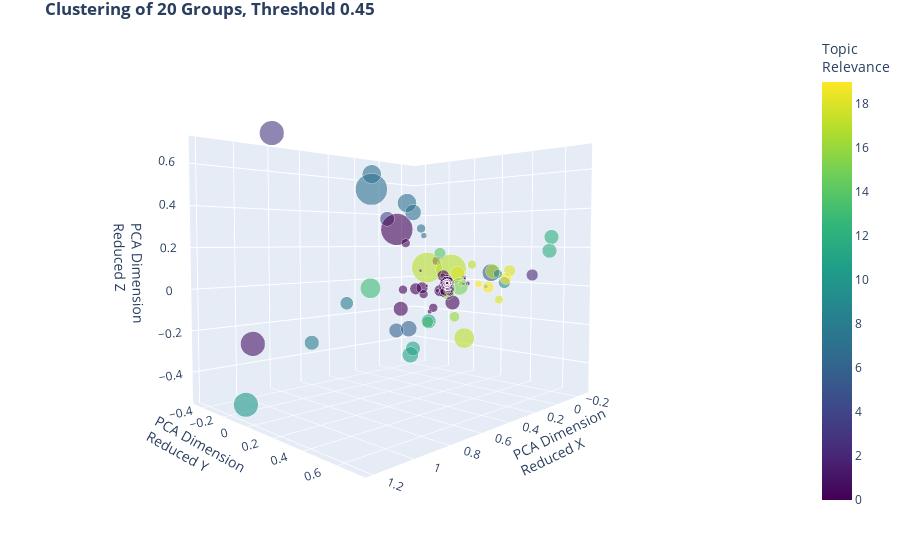

Notebook code for this chart:
### Code cell
do3DPlotOfCosineSimilarity(allDict,matrix=matrix,numTopics=20, threshold=0.45)

### Figure 1 — Plotly figure (JSON) as saved in the notebook; plotly's stock layout.template omitted (floating-point values rounded to 4 significant figures)
{"data": [{"hoverinfo": "text", "marker": {"color": [0, 0, 0, 0, 11, 8, 0, 0, 9, 13, 0, 15, 16, 11, 17, 0, 15, 0, 0, 0, 0, 0, 0, 7, 0, 16, 7, 0, 16, 17, 7, 0, 0, 0, 5, 11, 0, 19, 0, 0, 0, 0, 0, 16, 12, 0, 2, 6, 0, 0, 0, 0, 16, 0, 18, 0, 0, 12, 0, 0, 0, 16, 7, 4, 9, 1, 6, 0, 14, 10, 7, 19, 0, 0, 18, 0, 0, 0, 0, 15, 0, 0, 7, 5, 19, 0, 0, 18, 17, 19, 0, 15, 3, 0, 17, 8, 0, 9, 0, 0, 0, 17], "colorbar": {"title": {"text": "Topic<br>Relevance"}}, "colorscale": [[0, "#440154"], [0.1111, "#482878"], [0.2222, "#3e4989"], [0.3333, "#31688e"], [0.4444, "#26828e"], [0.5556, "#1f9e89"], [0.6667, "#35b779"], [0.7778, "#6ece58"], [0.8889, "#b5de2b"], [1, "#fde725"]], "opacity": 0.6, "showscale": true, "size": [5, 3, 10, 3, 10, 10, 6, 6, 3, 14, 4, 11, 10, 11, 21, 6, 8, 6, 6, 4, 2, 2, 2, 22, 3, 4, 4, 8, 2, 21, 13, 6, 8, 6, 12, 10, 8, 4, 2, 3, 10, 4, 3, 5, 10, 3, 8, 10, 9, 3, 3, 9, 3, 5, 6, 8, 2, 10, 3, 10, 2, 7, 11, 10, 8, 17, 11, 3, 8, 17, 6, 8, 3, 2, 8, 22, 6, 5, 2, 4, 4, 10, 13, 6, 5, 6, 6, 10, 14, 8, 8, 12, 17, 11, 10, 9, 6, 6, 2, 2, 3, 6]}, "mode": "markers", "text": ["Title:           Coronavirus: Trump absent as world leade...<br>Feed:         The Independent<br>Published: 04/05/2020, 18:21:00<br>Author:       Kim Sengupta<br>", "Title:           News Quiz: Coronavirus, Walt Disney, Lit...<br>Feed:         NY Times  <br>Published: 15/05/2020, 07:51:08<br>Author:       n/a       <br>", "Title:           California records highest single-day in...<br>Feed:         The Independent<br>Published: 29/05/2020, 07:35:12<br>Author:       Gino Spocchia<br>", "Title:           Kenyan nurse: &#39;I was shunned over co...<br>Feed:         Yahoo     <br>Published: 13/05/2020, 11:21:46<br>Author:       n/a       <br>", "Title:           Coronavirus: US economy will take over f...<br>Feed:         The Independent<br>Published: 15/05/2020, 16:50:28<br>Author:       Justin Vallejo<br>", "Title:           Kuwait to impose 20-day 'total curfew': ...<br>Feed:         Al Jazeera<br>Published: 08/05/2020, 18:10:45<br>Author:       n/a       <br>", "Title:           Trump says US is terminating relationshi...<br>Feed:         The Independent<br>Published: 29/05/2020, 19:06:00<br>Author:       John T Bennett<br>", "Title:           Coronavirus: Why so many people are dyin...<br>Feed:         BBC News  <br>Published: 02/05/2020, 00:17:51<br>Author:       n/a       <br>", "Title:           Jimmy Kimmel jokes that Trump &apos;igno...<br>Feed:         The Independent<br>Published: 12/05/2020, 06:03:00<br>Author:       Isobel Lewis<br>", "Title:           Coronavirus: Evening update as UK death ...<br>Feed:         BBC News  <br>Published: 05/05/2020, 17:02:36<br>Author:       n/a       <br>", "Title:           Coronavirus lockdown: Why can some of us...<br>Feed:         BBC News  <br>Published: 20/05/2020, 10:08:39<br>Author:       n/a       <br>", "Title:           Coronavirus bailouts: Which country has ...<br>Feed:         BBC News  <br>Published: 07/05/2020, 23:26:25<br>Author:       n/a       <br>", "Title:           Coronavirus: Nicola Sturgeon sets out op...<br>Feed:         BBC News  <br>Published: 05/05/2020, 11:59:28<br>Author:       n/a       <br>", "Title:           Coronavirus: Chancellor Rishi Sunak warn...<br>Feed:         BBC News  <br>Published: 13/05/2020, 10:31:11<br>Author:       n/a       <br>", "Title:           WHO probes possible coronavirus link to ...<br>Feed:         Al Jazeera<br>Published: 15/05/2020, 19:41:02<br>Author:       n/a       <br>", "Title:           Coronavirus: US unemployment rate is hig...<br>Feed:         The Independent<br>Published: 08/05/2020, 12:40:00<br>Author:       Chris Riotta<br>", "Title:           Coronavirus: What difference did lockdow...<br>Feed:         BBC News  <br>Published: 29/05/2020, 08:54:12<br>Author:       n/a       <br>", "Title:           Fauci dismisses Trump's coronavirus Wuha...<br>Feed:         Al Jazeera<br>Published: 05/05/2020, 22:00:42<br>Author:       n/a       <br>", "Title:           Coronavirus: Amazon to stop its hazard p...<br>Feed:         The Independent<br>Published: 14/05/2020, 18:31:30<br>Author:       Danielle Zoellner<br>", "Title:           Millions unemployed the Philippines amid...<br>Feed:         Al Jazeera<br>Published: 26/05/2020, 09:08:16<br>Author:       n/a       <br>", "Title:           Coronavirus: Mental health of NHS staff ...<br>Feed:         BBC News  <br>Published: 15/05/2020, 00:17:20<br>Author:       n/a       <br>", "Title:           Hairstylist with coronavirus potentially...<br>Feed:         The Independent<br>Published: 23/05/2020, 21:39:00<br>Author:       Andrew Buncombe<br>", "Title:           &apos;La Covid&apos;: Coronavirus acrony...<br>Feed:         The Independent<br>Published: 14/05/2020, 09:58:00<br>Author:       Zoe Tidman<br>", "Title:           Singapore reports 632 new Covid-19 cases<br>Feed:         Times of India<br>Published: 05/05/2020, 15:55:47<br>Author:       n/a       <br>", "Title:           Dr Fauci taking over Julia Roberts Insta...<br>Feed:         The Independent<br>Published: 21/05/2020, 11:47:52<br>Author:       Gino Spocchia<br>", "Title:           Cambridge University moves learning onli...<br>Feed:         Al Jazeera<br>Published: 20/05/2020, 08:32:59<br>Author:       n/a       <br>", "Title:           China legal scholar briefly detained aft...<br>Feed:         Al Jazeera<br>Published: 12/05/2020, 05:24:47<br>Author:       n/a       <br>", "Title:           Coronavirus Wrecked Tesla’s Momentum and...<br>Feed:         NY Times  <br>Published: 13/05/2020, 19:45:05<br>Author:       By Niraj Chokshi<br>", "Title:           Coronavirus: Midnight opening for hair s...<br>Feed:         The Independent<br>Published: 11/05/2020, 11:14:04<br>Author:       Stephane Mahe<br>", "Title:           Children in New York hospitalised over c...<br>Feed:         The Independent<br>Published: 05/05/2020, 11:00:22<br>Author:       Kate Ng   <br>", "Title:           China plans new national security law fo...<br>Feed:         Al Jazeera<br>Published: 21/05/2020, 16:04:11<br>Author:       n/a       <br>", "Title:           Spain daily virus death toll trends down...<br>Feed:         Times of India<br>Published: 07/05/2020, 17:12:33<br>Author:       n/a       <br>", "Title:           Can apps put coronavirus in check?<br>Feed:         Al Jazeera<br>Published: 16/05/2020, 17:54:24<br>Author:       n/a       <br>", "Title:           Coronavirus: How lockdown is being lifte...<br>Feed:         BBC News  <br>Published: 22/05/2020, 13:03:28<br>Author:       n/a       <br>", "Title:           Coronavirus: Will over-70s have to stay ...<br>Feed:         BBC News  <br>Published: 09/05/2020, 00:07:47<br>Author:       n/a       <br>", "Title:           Coronavirus in the UK: The first 100 day...<br>Feed:         BBC News  <br>Published: 08/05/2020, 23:01:51<br>Author:       n/a       <br>", "Title:           Singer Adam Lambert praises coronavirus ...<br>Feed:         CNBC      <br>Published: 12/05/2020, 06:28:09<br>Author:       n/a       <br>", "Title:           Coronavirus: Shutting schools for months...<br>Feed:         The Independent<br>Published: 05/05/2020, 10:32:26<br>Author:       Conrad Duncan<br>", "Title:           China's ambassador to Israel found dead ...<br>Feed:         CNBC      <br>Published: 17/05/2020, 15:53:34<br>Author:       n/a       <br>", "Title:           Coronavirus: Can children catch and pass...<br>Feed:         BBC News  <br>Published: 22/05/2020, 23:13:36<br>Author:       n/a       <br>", "Title:           Coronavirus: 'I set up a business in loc...<br>Feed:         BBC News  <br>Published: 14/05/2020, 13:06:05<br>Author:       n/a       <br>", "Title:           Coronavirus: How lockdown rules differ i...<br>Feed:         BBC News  <br>Published: 12/05/2020, 13:48:50<br>Author:       n/a       <br>", "Title:           Coronavirus: Amsterdam trials 'Covid-saf...<br>Feed:         BBC News  <br>Published: 14/05/2020, 23:01:48<br>Author:       n/a       <br>", "Title:           Coronavirus: Anti-lockdown protesters ar...<br>Feed:         The Independent<br>Published: 10/05/2020, 16:40:00<br>Author:       Danielle Zoellner<br>", "Title:           Coronavirus: Bill Gates&apos; at-home te...<br>Feed:         The Independent<br>Published: 14/05/2020, 13:24:34<br>Author:       James Crump<br>", "Title:           How many US presidents have lost out on ...<br>Feed:         The Independent<br>Published: 05/05/2020, 17:54:00<br>Author:       James Crump<br>", "Title:           Coronavirus: Trump&apos;s &apos;inconsis...<br>Feed:         The Independent<br>Published: 16/05/2020, 12:15:54<br>Author:       n/a       <br>", "Title:           Emirates Airline reports 21% increase in...<br>Feed:         CNBC      <br>Published: 10/05/2020, 07:40:30<br>Author:       n/a       <br>", "Title:           2020 election: Joe Biden says anyone who...<br>Feed:         The Independent<br>Published: 15/05/2020, 12:42:45<br>Author:       Danielle Zoellner<br>", "Title:           Trump to lose 2020 election in a landsli...<br>Feed:         The Independent<br>Published: 20/05/2020, 22:13:00<br>Author:       Louise Hall<br>", "Title:           Facebook will pay $52 million to content...<br>Feed:         The Independent<br>Published: 12/05/2020, 19:54:00<br>Author:       Chris Riotta<br>", "Title:           John Ratcliffe: Senate confirms Trump&ap...<br>Feed:         The Independent<br>Published: 21/05/2020, 17:02:00<br>Author:       Griffin Connolly<br>", "Title:           Coronavirus: French brothers strike gold...<br>Feed:         BBC News  <br>Published: 21/05/2020, 12:12:22<br>Author:       n/a       <br>", "Title:           Global conference seeking to raise $8bn ...<br>Feed:         Al Jazeera<br>Published: 04/05/2020, 09:13:15<br>Author:       n/a       <br>", "Title:           Coronavirus: 'What we've learned from lo...<br>Feed:         BBC News  <br>Published: 07/05/2020, 23:57:40<br>Author:       n/a       <br>", "Title:           Coronavirus: Garden centres in England t...<br>Feed:         BBC News  <br>Published: 09/05/2020, 12:07:32<br>Author:       n/a       <br>", "Title:           Coronavirus: Trump threatens to withdraw...<br>Feed:         The Independent<br>Published: 19/05/2020, 05:57:00<br>Author:       Gino Spocchia<br>", "Title:           Coronavirus: Nearly 420,000 of New York&...<br>Feed:         The Independent<br>Published: 15/05/2020, 17:36:15<br>Author:       Louise Hall<br>", "Title:           Coronavirus: Fox News&apos; Sean Hannity...<br>Feed:         The Independent<br>Published: 06/05/2020, 14:50:06<br>Author:       Danielle Zoellner<br>", "Title:           Coronavirus: R number 'very similar' acr...<br>Feed:         BBC News  <br>Published: 28/05/2020, 13:52:12<br>Author:       n/a       <br>", "Title:           Fire at Russian hospital kills 5 coronav...<br>Feed:         Times of India<br>Published: 12/05/2020, 13:01:56<br>Author:       n/a       <br>", "Title:           Coronavirus: 'Modest' lockdown changes a...<br>Feed:         BBC News  <br>Published: 08/05/2020, 17:30:08<br>Author:       n/a       <br>", "Title:           'Political virus': China rounds on Hong ...<br>Feed:         Al Jazeera<br>Published: 06/05/2020, 04:39:01<br>Author:       n/a       <br>", "Title:           Coronavirus live updates: CDC releases g...<br>Feed:         CNBC      <br>Published: 20/05/2020, 14:51:16<br>Author:       n/a       <br>", "Title:           Coronavirus: Trump says testing &apos;is...<br>Feed:         The Independent<br>Published: 09/05/2020, 10:21:09<br>Author:       n/a       <br>", "Title:           France says coronavirus death toll rises...<br>Feed:         Reuters   <br>Published: 16/05/2020, 13:57:13<br>Author:       n/a       <br>", "Title:           Coronavirus: US to borrow record $3tn as...<br>Feed:         BBC News  <br>Published: 04/05/2020, 22:03:11<br>Author:       n/a       <br>", "Title:           Coronavirus: What's the future for the o...<br>Feed:         BBC News  <br>Published: 25/05/2020, 23:51:38<br>Author:       n/a       <br>", "Title:           Trump news – live: President goes agains...<br>Feed:         The Independent<br>Published: 13/05/2020, 18:01:00<br>Author:       n/a       <br>", "Title:           Russia reports record one-day rise in co...<br>Feed:         Reuters   <br>Published: 26/05/2020, 03:50:59<br>Author:       n/a       <br>", "Title:           How do you get a British National (Overs...<br>Feed:         BBC News  <br>Published: 29/05/2020, 09:06:12<br>Author:       n/a       <br>", "Title:           Biden slams Trump as after he admits to ...<br>Feed:         The Independent<br>Published: 20/05/2020, 13:46:00<br>Author:       Chris Riotta<br>", "Title:           Coronavirus: US missed chances to stop s...<br>Feed:         The Independent<br>Published: 02/05/2020, 12:34:40<br>Author:       Tom Embury-Dennis<br>", "Title:           Coronavirus: How the virus is hitting so...<br>Feed:         BBC News  <br>Published: 28/05/2020, 17:29:09<br>Author:       n/a       <br>", "Title:           Coronavirus Briefing: What Happened Toda...<br>Feed:         NY Times  <br>Published: 22/05/2020, 00:04:42<br>Author:       By Patrick J. Lyons<br>", "Title:           Russia reports over 10,000 new Covid-19 ...<br>Feed:         Times of India<br>Published: 15/05/2020, 15:36:30<br>Author:       n/a       <br>", "Title:           UK's divided response: Varied messages a...<br>Feed:         Al Jazeera<br>Published: 21/05/2020, 13:14:38<br>Author:       n/a       <br>", "Title:           Coronavirus substitutes may be allowed i...<br>Feed:         BBC News  <br>Published: 29/05/2020, 18:05:04<br>Author:       n/a       <br>", "Title:           When does Ramadan begin in 2020?<br>Feed:         Al Jazeera<br>Published: 11/05/2020, 13:38:04<br>Author:       n/a       <br>", "Title:           Coronavirus: Barley used to make beer co...<br>Feed:         The Independent<br>Published: 25/05/2020, 12:03:23<br>Author:       n/a       <br>", "Title:           Coronavirus and hydroxychloroquine: What...<br>Feed:         BBC News  <br>Published: 22/05/2020, 08:59:50<br>Author:       n/a       <br>", "Title:           Coronavirus – live updates: UK death tol...<br>Feed:         The Independent<br>Published: 02/05/2020, 15:59:00<br>Author:       n/a       <br>", "Title:           US to expel Chinese students with ties t...<br>Feed:         The Independent<br>Published: 28/05/2020, 15:18:22<br>Author:       Justin Vallejo<br>", "Title:           Coronavirus: Will we ever shake hands ag...<br>Feed:         BBC News  <br>Published: 06/05/2020, 21:02:29<br>Author:       n/a       <br>", "Title:           &apos;The president is not a medical pro...<br>Feed:         The Independent<br>Published: 19/05/2020, 09:44:27<br>Author:       Gino Spocchia<br>", "Title:           Coronavirus: The funeral director storin...<br>Feed:         BBC News  <br>Published: 13/05/2020, 15:57:29<br>Author:       n/a       <br>", "Title:           U.S. Jobless Claims Pass 40 Million: Liv...<br>Feed:         NY Times  <br>Published: 28/05/2020, 08:15:21<br>Author:       n/a       <br>", "Title:           Coronavirus: How did Wuhan test 6.5 mill...<br>Feed:         The Independent<br>Published: 27/05/2020, 07:27:43<br>Author:       n/a       <br>", "Title:           Coronavirus Briefing: What Happened Toda...<br>Feed:         NY Times  <br>Published: 27/05/2020, 23:21:42<br>Author:       By Jonathan Wolfe Lara Takenaga<br>", "Title:           Trump claims he is &apos;getting great m...<br>Feed:         The Independent<br>Published: 10/05/2020, 12:04:00<br>Author:       Richard Hall<br>", "Title:           Elon Musk&apos;s Tesla reopens factory i...<br>Feed:         The Independent<br>Published: 13/05/2020, 08:01:19<br>Author:       Gino Spocchia<br>", "Title:           Coronavirus: Can we stay safe as lockdow...<br>Feed:         BBC News  <br>Published: 26/05/2020, 07:21:05<br>Author:       n/a       <br>", "Title:           Singapore reports 465 new coronavirus ca...<br>Feed:         Reuters   <br>Published: 16/05/2020, 12:31:42<br>Author:       n/a       <br>", "Title:           NRA cuts staff and cuts pay amid coronav...<br>Feed:         The Independent<br>Published: 04/05/2020, 21:39:00<br>Author:       James Crump<br>", "Title:           &apos;A kind of grief that is new to all...<br>Feed:         The Independent<br>Published: 18/05/2020, 15:00:48<br>Author:       Graig Graziosi<br>", "Title:           Coronavirus: New lows for deaths in Fran...<br>Feed:         BBC News  <br>Published: 03/05/2020, 21:22:17<br>Author:       n/a       <br>", "Title:           Coronavirus doctor's diary: A super-spre...<br>Feed:         BBC News  <br>Published: 17/05/2020, 00:03:44<br>Author:       n/a       <br>", "Title:           Trump news – live: President says he wou...<br>Feed:         The Independent<br>Published: 21/05/2020, 12:19:00<br>Author:       n/a       <br>", "Title:           Donald Trump attacks Fox News for &apos;...<br>Feed:         The Independent<br>Published: 21/05/2020, 21:00:00<br>Author:       Justin Vallejo<br>", "Title:           &apos;In a while pedophile&apos;: Donald...<br>Feed:         The Independent<br>Published: 17/05/2020, 15:08:57<br>Author:       Jonathan Martin<br>", "Title:           Universal basic income improves well-bei...<br>Feed:         The Independent<br>Published: 07/05/2020, 16:11:00<br>Author:       Jon Stone <br>", "Title:           How does COVID-19 infect children? And s...<br>Feed:         Al Jazeera<br>Published: 08/05/2020, 11:25:13<br>Author:       n/a       <br>"], "textfont": {"color": "crimson", "family": "sans serif", "size": 8}, "type": "scatter3d", "x": [-0.1286, -0.1297, -0.127, 0.02141, -0.009076, 0.8211, -0.1264, 0.1536, -0.1965, 0.8029, -0.1257, -0.1207, -0.1395, -0.009701, -0.07755, -0.1188, -0.0004009, -0.1267, -0.05844, -0.1287, -0.1209, -0.1209, -0.1276, 0.2575, -0.1212, -0.1361, -0.09701, -0.08334, -0.0105, 0.05477, 0.0967, 0.287, -0.1038, -0.1257, -0.1163, -0.08062, -0.1402, -0.154, 0.0496, 0.01402, -0.1186, -0.1252, -0.1248, -0.1365, 0.006813, -0.121, -0.2743, 0.2996, -0.1365, -0.121, -0.1212, -0.1315, -0.1353, -0.1289, 0.0275, 0.09687, -0.128, -0.0569, -0.1747, -0.1264, 0.0696, -0.05489, -0.09627, 0.8345, -0.2456, 1.187, 0.1124, -0.1038, -0.07419, 1.13, -0.09941, -0.2441, -0.1212, -0.09941, -0.06257, 0.1491, -0.1255, -0.1195, -0.1194, -0.1324, -0.1436, 0.2321, -0.1038, -0.1278, -0.1992, -0.1216, 0.1076, 0.2035, 0.2253, -0.2063, 0.1127, -0.135, 1.105, -0.1278, -0.08981, 0.6352, -0.1216, -0.216, -0.1493, -0.163, -0.1212, -0.04667], "y": [-0.05361, -0.07746, -0.0519, 0.005926, -0.2181, -0.103, -0.1349, 0.01711, 0.1778, 0.2985, -0.05071, -0.04595, -0.06076, -0.2404, 0.01573, -0.07607, -0.09067, -0.05257, -0.09979, -0.05374, -0.0462, -0.0462, -0.0291, -0.2943, -0.04645, -0.05805, -0.2109, -0.06946, -0.05414, -0.05075, -0.4648, -0.009954, -0.03012, -0.05067, 0.2701, -0.1566, -0.09474, 0.03051, -0.102, -0.06223, -0.004514, -0.05025, -0.04856, -0.05836, 0.7103, -0.04632, 0.4316, -0.04836, -0.06652, -0.04632, -0.04645, -0.0598, -0.05745, -0.05395, 0.4258, -0.09565, -0.05311, 0.663, 0.06429, -0.05135, -0.03491, 0.06416, -0.3012, 0.4368, 0.2691, -0.02915, -0.1364, 0.09174, -0.06361, -0.19, -0.2359, 0.2801, -0.04645, -0.02763, 0.4281, -0.1985, -0.05047, -0.02454, -0.0261, -0.05772, -0.09783, -0.08218, -0.3612, -0.03171, 0.1231, -0.04685, -0.1645, 0.2948, 0.3566, 0.1858, -0.03331, 0.03271, 0.006431, -0.05911, 0.3015, -0.06143, -0.04685, 0.246, 0.06267, 0.04301, -0.04645, 0.194], "z": [-0.01664, 0.012, -0.01608, -0.04809, -0.4088, -0.2582, 0.1152, -0.05732, -0.02616, 0.02698, -0.0157, -0.04902, -0.06918, -0.4499, 0.07125, -0.07219, -0.2353, -0.01479, -0.1589, -0.01668, -0.01425, -0.01425, -0.0143, 0.5283, -0.01433, -0.06037, 0.2665, -0.05735, -0.25, 0.08413, 0.64, -0.02706, -0.0202, -0.01569, 0.06008, -0.2463, 0.02662, -0.01268, 0.06324, -0.1722, -0.1246, -0.01555, -0.0175, -0.06135, 0.2516, -0.01429, 0.04706, -0.2487, -0.003269, -0.01429, -0.01433, -0.01378, -0.05842, -0.01675, -0.0682, -0.03769, -0.01648, 0.1844, -0.01346, -0.01591, -0.01877, -0.1968, 0.4097, 0.3212, -0.0007724, -0.2087, -0.2682, 0.02658, 0.1613, -0.5163, 0.31, 0.0222, -0.01433, -0.01251, 0.0778, 0.3011, -0.01562, -0.06805, -0.06359, -0.03928, 0.02566, -0.1397, 0.4704, -0.04579, -0.01411, -0.01446, 0.2215, 0.06927, -0.251, -0.03002, -0.02821, -0.02883, 0.6921, -0.04124, 0.06945, -0.0776, -0.01446, 0.04855, 0.01688, -0.01541, -0.01433, 0.1037]}], "layout": {"margin": {"b": 50, "l": 0, "r": 0, "t": 30}, "scene": {"camera": {"eye": {"x": 1.5, "y": 1.5, "z": 0.1}}, "xaxis": {"title": {"text": "PCA Dimension<br>Reduced X"}}, "yaxis": {"title": {"text": "PCA Dimension<br>Reduced Y"}}, "zaxis": {"title": {"text": "PCA Dimension<br>Reduced Z"}}}, "showlegend": false, "title": {"text": "<b>Clustering of 20 Groups, Threshold 0.45"}}}
